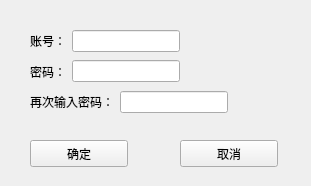
<?xml version="1.0" encoding="UTF-8"?>
<ui version="4.0">
 <class>regusr</class>
 <widget class="QWidget" name="regusr">
  <property name="geometry">
   <rect>
    <x>0</x>
    <y>0</y>
    <width>311</width>
    <height>186</height>
   </rect>
  </property>
  <property name="windowTitle">
   <string>Form</string>
  </property>
  <widget class="QPushButton" name="regButton">
   <property name="geometry">
    <rect>
     <x>30</x>
     <y>140</y>
     <width>98</width>
     <height>27</height>
    </rect>
   </property>
   <property name="text">
    <string>确定</string>
   </property>
  </widget>
  <widget class="QPushButton" name="regExitButton">
   <property name="geometry">
    <rect>
     <x>180</x>
     <y>140</y>
     <width>98</width>
     <height>27</height>
    </rect>
   </property>
   <property name="text">
    <string>取消</string>
   </property>
  </widget>
  <widget class="QWidget" name="layoutWidget">
   <property name="geometry">
    <rect>
     <x>30</x>
     <y>30</y>
     <width>248</width>
     <height>109</height>
    </rect>
   </property>
   <layout class="QFormLayout" name="formLayout">
    <property name="fieldGrowthPolicy">
     <enum>QFormLayout::AllNonFixedFieldsGrow</enum>
    </property>
    <item row="0" column="0">
     <layout class="QHBoxLayout" name="horizontalLayout_4">
      <item>
       <widget class="QLabel" name="regUsridLabel">
        <property name="text">
         <string>账号：</string>
        </property>
       </widget>
      </item>
      <item>
       <widget class="QLineEdit" name="regUsridLineEdit"/>
      </item>
     </layout>
    </item>
    <item row="1" column="0">
     <layout class="QHBoxLayout" name="horizontalLayout_3">
      <item>
       <widget class="QLabel" name="regPasswordLabel">
        <property name="minimumSize">
         <size>
          <width>0</width>
          <height>27</height>
         </size>
        </property>
        <property name="text">
         <string>密码：</string>
        </property>
       </widget>
      </item>
      <item>
       <widget class="QLineEdit" name="regPasswordLineEdit"/>
      </item>
     </layout>
    </item>
    <item row="2" column="0">
     <layout class="QHBoxLayout" name="horizontalLayout_2">
      <item>
       <widget class="QLabel" name="reregPasswordLabel">
        <property name="text">
         <string>再次输入密码：</string>
        </property>
       </widget>
      </item>
      <item>
       <widget class="QLineEdit" name="reregPasswordLineEdit"/>
      </item>
     </layout>
    </item>
    <item row="3" column="0">
     <layout class="QHBoxLayout" name="horizontalLayout"/>
    </item>
   </layout>
  </widget>
 </widget>
 <resources/>
 <connections/>
</ui>
